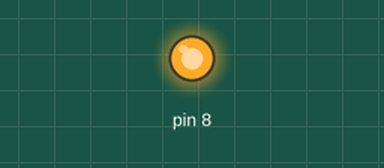
The sketch below on a simulated Arduino Uno, built with avr-gcc and run on an emulated ATmega328P. Shown: output pins drawn as LEDs (lit = HIGH).

Above: at 0.1 s.
At 30.1 s:
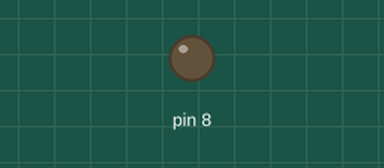
Timing chart, 0 to 31.6 s (numbered marks = the images above):
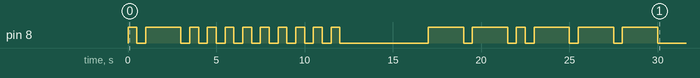

The sketch:

LESS_GO.ino
```cpp
void setup()
{
  pinMode(8, OUTPUT);
  digitalWrite(8, HIGH);
  delay(500);
  digitalWrite(8, LOW);
  delay(500);
  digitalWrite(8, HIGH);
  delay(2000);
  digitalWrite(8, LOW);
  delay(500);
    digitalWrite(8, HIGH);
  delay(500);
  digitalWrite(8, LOW);
  delay(500);
    digitalWrite(8, HIGH);
  delay(500);
  digitalWrite(8, LOW);
  delay(500);
    digitalWrite(8, HIGH);
  delay(500);
  digitalWrite(8, LOW);
  delay(500);
    digitalWrite(8, HIGH);
  delay(500);
  digitalWrite(8, LOW);
  delay(500);
    digitalWrite(8, HIGH);
  delay(500);
  digitalWrite(8, LOW);
  delay(500);
    digitalWrite(8, HIGH);
  delay(500);
  digitalWrite(8, LOW);
  delay(500);
    digitalWrite(8, HIGH);
  delay(500);
  digitalWrite(8, LOW);
  delay(500);
    digitalWrite(8, HIGH);
  delay(500);
  digitalWrite(8, LOW);
  delay(500);
    digitalWrite(8, HIGH);
  delay(500);
  digitalWrite(8, LOW);
  delay(5000);
    digitalWrite(8, HIGH);
  delay(2000);
  digitalWrite(8, LOW);
  delay(500);
    digitalWrite(8, HIGH);
  delay(2000);
  digitalWrite(8, LOW);
  delay(500);
    digitalWrite(8, HIGH);
  delay(500);
  digitalWrite(8, LOW);
  delay(500);
    digitalWrite(8, HIGH);
  delay(2000);
  digitalWrite(8, LOW);
  delay(500);
    digitalWrite(8, HIGH);
  delay(2000);
  digitalWrite(8, LOW);
  delay(500);
    digitalWrite(8, HIGH);
  delay(2000);
  digitalWrite(8, LOW);
  delay(500);

}

void loop()
{
}
```
